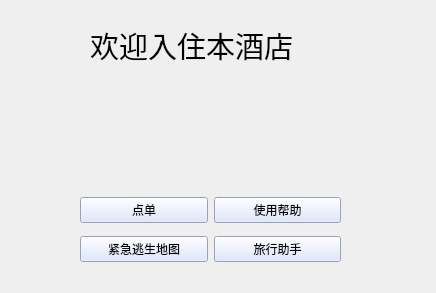
<?xml version="1.0" encoding="UTF-8"?>
<ui version="4.0">
 <class>ClientHomePage</class>
 <widget class="QWidget" name="ClientHomePage">
  <property name="geometry">
   <rect>
    <x>0</x>
    <y>0</y>
    <width>436</width>
    <height>293</height>
   </rect>
  </property>
  <property name="windowTitle">
   <string>Form</string>
  </property>
  <property name="styleSheet">
   <string notr="true">#ClientHomePage{border-image:url(:/surfaceImg/mzx.jpeg)}</string>
  </property>
  <widget class="QLabel" name="label">
   <property name="geometry">
    <rect>
     <x>90</x>
     <y>20</y>
     <width>261</width>
     <height>51</height>
    </rect>
   </property>
   <property name="font">
    <font>
     <pointsize>22</pointsize>
    </font>
   </property>
   <property name="styleSheet">
    <string notr="true">color:(255,255,255,0)</string>
   </property>
   <property name="text">
    <string>欢迎入住本酒店</string>
   </property>
  </widget>
  <widget class="QWidget" name="">
   <property name="geometry">
    <rect>
     <x>80</x>
     <y>190</y>
     <width>261</width>
     <height>81</height>
    </rect>
   </property>
   <layout class="QGridLayout" name="gridLayout">
    <item row="0" column="0">
     <widget class="QPushButton" name="pushButton">
      <property name="styleSheet">
       <string notr="true">background-color:rgb(215, 224, 255)</string>
      </property>
      <property name="text">
       <string>点单</string>
      </property>
     </widget>
    </item>
    <item row="0" column="1">
     <widget class="QPushButton" name="pushButton_2">
      <property name="styleSheet">
       <string notr="true">background-color:rgb(215, 224, 255)</string>
      </property>
      <property name="text">
       <string>使用帮助</string>
      </property>
     </widget>
    </item>
    <item row="1" column="0">
     <widget class="QPushButton" name="pushButton_3">
      <property name="styleSheet">
       <string notr="true">background-color:rgb(215, 224, 255)</string>
      </property>
      <property name="text">
       <string>紧急逃生地图</string>
      </property>
     </widget>
    </item>
    <item row="1" column="1">
     <widget class="QPushButton" name="pushButton_4">
      <property name="styleSheet">
       <string notr="true">background-color:rgb(215, 224, 255)</string>
      </property>
      <property name="text">
       <string>旅行助手</string>
      </property>
     </widget>
    </item>
   </layout>
  </widget>
 </widget>
 <resources/>
 <connections/>
</ui>
